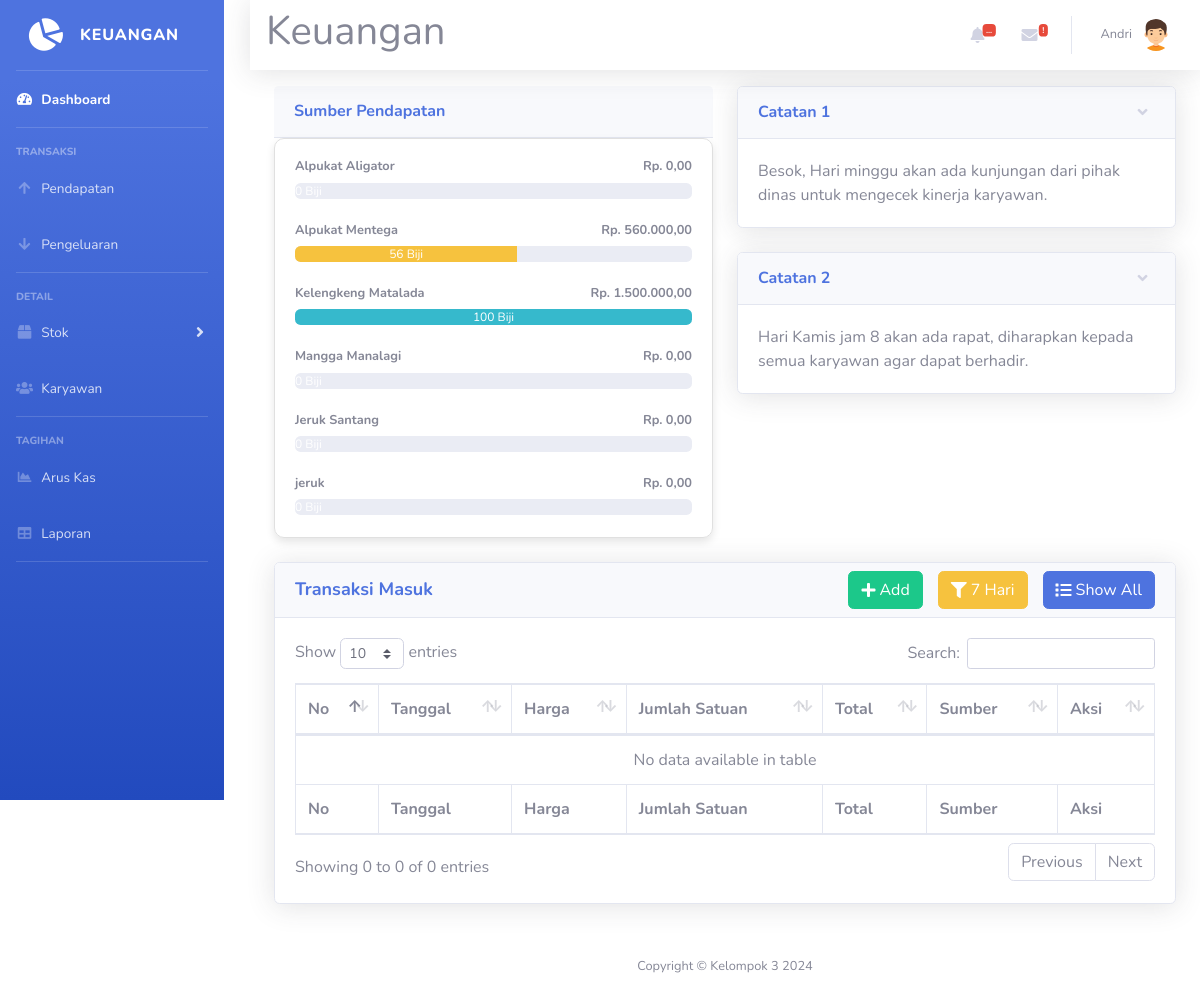
The page /pendapatan.php (signed in) on the database its author committed.
### tables this page shows
CREATE TABLE `sumber` (
  `id_sumber` int NOT NULL,
  `nama` varchar(40) DEFAULT NULL,
  `harga` int DEFAULT NULL,
  `margin` int DEFAULT NULL,
  `hb` int DEFAULT NULL
);

CREATE TABLE `catatan` (
  `id_catatan` int NOT NULL,
  `catatan` text NOT NULL,
  `id_admin` int NOT NULL
);

### pendapatan.php (the view, shortened to what this page needs)
<!DOCTYPE html>
<html lang="en">
<head>
  <link href="vendor/fontawesome-free/css/all.min.css" rel="stylesheet" type="text/css">
  <link href="css/sb-admin-2.min.css" rel="stylesheet">
  <link href="css/cssku.css" rel="stylesheet">
  <link href="vendor/datatables/dataTables.bootstrap4.min.css" rel="stylesheet">
</head>
<body id="page-top">
  <?php
  require 'koneksi.php';
  require('sidebar.php'); ?>
  <div id="content">
    <?php require('navbar.php'); ?>
    <div class="container-fluid">
      <div class="row">
        <div class="col-lg-6 mb-4">
          <div class="card-header py-3 d-flex justify-content-between">
            <h6 class="m-0 font-weight-bold text-primary">Sumber Pendapatan</h6>
          </div>
          <div class="card-body" style="height: 400px; overflow-y: auto; border-radius: 10px; border: 1px solid #e0e0e0; box-shadow: 0 4px 8px rgba(0,0,0,0.1);">
            <?php
            $source_query = mysqli_query($koneksi, "SELECT * FROM `sumber` WHERE id_sumber != 1");
            $sources = [];
            while ($row = mysqli_fetch_assoc($source_query)) {
              $sources[] = $row;
            }
            $results = [];
            foreach ($sources as $source) {
              $id_sumber = $source['id_sumber'];
              $hasil_query = mysqli_query($koneksi, "SELECT jml_satuan, jumlah FROM pemasukan WHERE id_sumber = $id_sumber");
              $total_amount = 0;
              $total_units = 0;
              while ($row = mysqli_fetch_array($hasil_query)) {
                $total_amount += $row['jumlah'];
                $total_units += $row['jml_satuan'];
              }
              $results[$id_sumber] = ['total_amount' => $total_amount, 'total_units' => $total_units];
            }
            $colors = ['bg-danger', 'bg-warning', 'bg-info', 'bg-primary', 'bg-success', 'bg-secondary', 'bg-dark'];
            foreach ($sources as $index => $source) {
              $id_sumber = $source['id_sumber'];
              $total_amount = number_format($results[$id_sumber]['total_amount'], 2, ',', '.');
              $total_units = $results[$id_sumber]['total_units'];
              $progress_width = min($total_units * 1, 100);
              $color = $colors[$index % count($colors)];
              $nama_inven = htmlspecialchars($source['nama'] ?? '', ENT_QUOTES, 'UTF-8');
              echo '
            <h4 class="small font-weight-bold">' . $nama_inven . '<span class="float-right">Rp. ' . $total_amount . '</span></h4>
            <div class="progress mb-4">
                <div class="progress-bar ' . $color . '" role="progressbar" style="width:' . $progress_width . '%" aria-valuenow="' . $progress_width . '" aria-valuemin="0" aria-valuemax="100">' . $total_units . ' Biji</div>
            </div>
        ';
            }
            ?>
          </div>
        </div>
        <div class="col-lg-6">
          <div class="card shadow mb-4">
            <a href="#collapseCardExample" class="d-block card-header py-3" data-toggle="collapse" role="button" aria-expanded="true" aria-controls="collapseCardExample">
              <h6 class="m-0 font-weight-bold text-primary">Catatan 1</h6>
            </a>
            <div class="collapse show" id="collapseCardExample">
              <div class="card-body">
                <?php $catatan1 = mysqli_query($koneksi, "SELECT catatan FROM catatan where id_catatan= 1");
                $catatan1 = mysqli_fetch_array($catatan1);
                echo $catatan1['catatan'];
                ?>
              </div>
            </div>
          </div>
          <div class="card shadow mb-4">
            <a href="#collapseCardExample1" class="d-block card-header py-3" data-toggle="collapse" role="button" aria-expanded="true" aria-controls="collapseCardExample1">
              <h6 class="m-0 font-weight-bold text-primary">Catatan 2</h6>
            </a>
            <div class="collapse show" id="collapseCardExample1">
              <div class="card-body">
                <?php $catatan2 = mysqli_query($koneksi, "SELECT * FROM catatan where id_catatan= 2");
                $catatan2 = mysqli_fetch_array($catatan2);
                echo $catatan2['catatan'];
                ?></div>
            </div>
          </div>
        </div>
        <div class="col-xl-12 col-lg-7">
          <div class="card shadow mb-4">
            <div class="card-header py-2 d-flex justify-content-between align-items-center">
              <h6 id="titleHeader" class="m-0 font-weight-bold text-primary">Transaksi Masuk</h6>
              <div class="d-flex align-items-center ml-auto" style="gap: 15px;">
                <button class="btn btn-success d-flex align-items-center" data-toggle="modal" data-target="#myModalTambah">
                  <i class="fas fa-plus mr-1"></i> Add
                </button>
                <button id="filter7Days" class="btn btn-warning d-flex align-items-center">
                  <i class="fas fa-filter mr-1"></i> 7 Hari
                </button>
                <button id="showAll" class="btn btn-primary d-flex align-items-center">
                  <i class="fas fa-list mr-1"></i> Show All
                </button>
              </div>
            </div>
            <div class="card-body">
              <div class="table-responsive">
                <table class="table table-bordered" id="dataTable" width="100%" cellspacing="0">
                  <thead>
                    <tr>
                      <th>No</th>
                      <th>Tanggal</th>
                      <th>Harga</th>
                      <th>Jumlah Satuan</th>
                      <th>Total</th>
                      <th>Sumber</th>
                      <th>Aksi</th>
                    </tr>
                  </thead>
                  <tfoot>
                    <tr>
                      <th>No</th>
                      <th>Tanggal</th>
                      <th>Harga</th>
                      <th>Jumlah Satuan</th>
                      <th>Total</th>
                      <th>Sumber</th>
                      <th>Aksi</th>
                    </tr>
                  </tfoot>
                  <tbody id="tableBody">
      </tbody>
      </table>
        </div>
      </div>
    </div>
  </div>
  <?php require 'footer.php' ?>
  </div>
  </div>
</body>
</html>

### sidebar.php (shortened to what this page needs)
<div id="wrapper">
  <ul class="navbar-nav bg-gradient-primary sidebar sidebar-dark accordion" id="accordionSidebar">
    <a class="sidebar-brand d-flex align-items-center justify-content-center" href="index.php">
      <div class="sidebar-brand-icon rotate-n-15">
        <i class="fas fa-chart-pie"></i>
      </div>
      <div class="sidebar-brand-text mx-3">Keuangan</div>
    </a>
    <hr class="sidebar-divider my-0">
    <li class="nav-item active">
      <a class="nav-link" href="index.php">
        <i class="fas fa-fw fa-tachometer-alt"></i>
        <span>Dashboard</span>
      </a>
    </li>
    <hr class="sidebar-divider">
    <div class="sidebar-heading">
      Transaksi
    </div>
    <li class="nav-item">
      <a class="nav-link collapsed" href="pendapatan.php">
        <i class="fas fa-fw fa-arrow-up"></i>
        <span>Pendapatan</span>
      </a>
    </li>
    <li class="nav-item">
      <a class="nav-link collapsed" href="pengeluaran.php">
        <i class="fas fa-fw fa-arrow-down"></i>
        <span>Pengeluaran</span>
      </a>
    </li>
    <hr class="sidebar-divider">
    <div class="sidebar-heading">
      Detail
    </div>
<li class="nav-item dropdown">
  <a class="nav-link dropdown-toggle" href="#" id="navbarDropdown" role="button" data-toggle="dropdown" aria-haspopup="true" aria-expanded="false">
    <i class="fas fa-fw fa-box"></i>
    <span>Stok</span>
  </a>
</li>
    <li class="nav-item">
      <a class="nav-link collapsed" href="karyawan.php">
        <i class="fas fa-fw fa-users"></i>
        <span>Karyawan</span>
      </a>
    </li>
    <hr class="sidebar-divider">
    <div class="sidebar-heading">
      Tagihan
    </div>
<li class="nav-item">
  <a class="nav-link" href="tren.php">
  <i class="fas fa-fw fa-chart-area"></i>
    <span>Arus Kas</span>
  </a>
</li>
    <li class="nav-item">
      <a class="nav-link" href="laporan.php">
        <i class="fas fa-fw fa-table"></i>
        <span>Laporan</span>
      </a>
    </li>
    <hr class="sidebar-divider d-none d-md-block">
  </ul>
</div>

### navbar.php (shortened to what this page needs)
<nav class="navbar navbar-expand navbar-light bg-white topbar mb-4 static-top shadow">
  <h1 class="mr-3">Keuangan</h1>
  <ul class="navbar-nav ml-auto">
    <?php require 'pesan.php'; ?>
    <?php require 'user.php'; ?>
  </ul>
</nav>

### pesan.php (shortened to what this page needs)
<li class="nav-item dropdown no-arrow mx-1">
  <a class="nav-link dropdown-toggle" href="#" id="alertsDropdown" role="button" data-toggle="dropdown" aria-haspopup="true" aria-expanded="false">
    <i class="fas fa-bell fa-fw"></i>
    <span class="badge badge-danger badge-counter">...</span>
  </a>
</li>
<li class="nav-item dropdown no-arrow mx-1">
  <a class="nav-link dropdown-toggle" href="#" id="messagesDropdown" role="button" data-toggle="dropdown" aria-haspopup="true" aria-expanded="false">
    <i class="fas fa-envelope fa-fw"></i>
    <span class="badge badge-danger badge-counter">!</span>
  </a>
</li>

### user.php (shortened to what this page needs)
<ul class="navbar-nav ml-auto">
  <li class="nav-item dropdown no-arrow">
    <a class="nav-link dropdown-toggle" href="#" id="userDropdown" role="button" data-toggle="dropdown" aria-haspopup="true" aria-expanded="false">
      <span class="mr-2 d-none d-lg-inline text-gray-600 small"><?=$_SESSION['nama']?></span>
      <img class="img-profile rounded-circle" src="img/boy(2).png">
    </a>
  </li>
</ul>

### footer.php
<footer class="sticky-footer bg-white">
  <div class="container my-auto">
    <div class="copyright text-center my-auto">
      <span>Copyright &copy; Kelompok 3 2024</span>
    </div>
  </div>
</footer>

### sidebar.php (style rules this page uses)
body { overflow-x: hidden; }
#wrapper { display: flex; }
.sidebar { position: fixed; height: 100vh; }
#content { margin-left: 250px; flex-grow: 1; }
.container-fluid { padding-top: 30px; height: calc(100vh - 56px); }
.topbar { position: fixed; top: 0; width: calc(100% - 250px); z-index: 1000; }
#content { margin-top: 56px; }

### rows shown on the page
sumber: nama "Alpukat Aligator", id_sumber "0,00"
sumber: nama "Alpukat Mentega", id_sumber "560.000,00", id_sumber "56"
sumber: nama "Kelengkeng Matalada", id_sumber "1.500.000,00", id_sumber "100"
sumber: nama "Mangga Manalagi", id_sumber "0,00"
sumber: nama "Jeruk Santang", id_sumber "0,00"
sumber: nama "jeruk", id_sumber "0,00"
catatan: catatan "Besok, Hari minggu akan ada kunjungan dari pihak dinas untuk mengecek kinerja karyawan."
catatan: catatan "Hari Kamis jam 8 akan ada rapat, diharapkan kepada semua karyawan agar dapat berhadir."

### other values the page prints
$_SESSION['nama'] "Andri"
